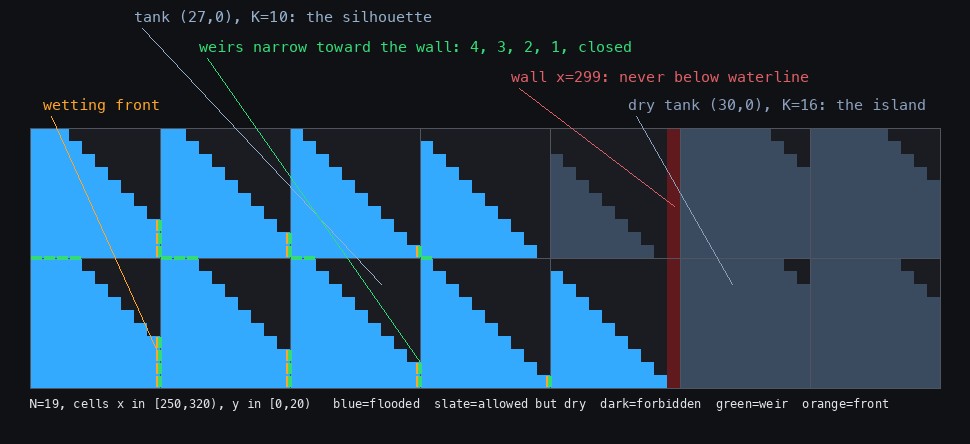

Python code for this plot:
"""Glossary figure: tank, wall, weir, wetting front in one real strip.

Renders x in [250,320), y in [0,20) at N=19 — scale-1 tanks (25,0)..(31,1).
Along the bottom row the budgets K = 19 - ds(a) shrink 12,11,10,9,8 then jump
to 16 at a=30: weirs narrow (v <= K-9 gives 3,2,1,0 open rows), the wall at
x=299 never dips below the waterline, and tank (30,0) sits dry with K=16 —
the canonical island. Output: digitsum_glossary.png.
"""

import numpy as np
from PIL import Image, ImageDraw
from digitsum_lib import ds, load_font

N = 19
X0, X1, Y0, Y1 = 250, 320, 0, 20
CS = 13                       # cell size in px
MARG, TOP = 30, 128           # margins; TOP holds the labels

W = X1 - X0
H = Y1 - Y0

# reachability over [0, X1) x [0, Y1) via the monotone row sweep
dsx = np.fromiter((ds(v) for v in range(X1)), dtype=np.int32, count=X1)
rows = []
R_prev = None
for y in range(Y1):
    A = (dsx + ds(y)) <= N
    if y == 0:
        S = np.zeros(X1, bool)
        S[0] = True
    else:
        S = R_prev & A
    bid = np.cumsum(~A)
    last = np.maximum.accumulate(np.where(S, bid, -1))
    R = A & (last == bid)
    rows.append(R)
    R_prev = R
reach = np.array(rows)                      # [y, x]
allowed = (dsx[None, :] + np.fromiter((ds(y) for y in range(Y1)),
                                      dtype=np.int32, count=Y1)[:, None]) <= N

COL_BG = (16, 17, 21)
COL_FORBID = (26, 28, 34)
COL_WALL = (96, 26, 30)       # the x=299 all-forbidden wall column
COL_DRY = (58, 74, 95)        # allowed but unreached (dry)
COL_WET = (52, 170, 255)      # flooded
COL_WEIR = (52, 220, 120)     # weir crossings (green ticks on seams)
COL_FRONT = (255, 165, 40)    # wetting front (right-edge flooded cells)
COL_GRID = (80, 84, 94)
COL_TEXT = (225, 228, 235)

img = Image.new("RGB", (2 * MARG + W * CS, TOP + H * CS + MARG + 26), COL_BG)
d = ImageDraw.Draw(img)
font = load_font(15)
small = load_font(12)


def px(x, y):
    """Top-left pixel of cell (x, y); y increases upward."""
    return (MARG + (x - X0) * CS, TOP + (Y1 - 1 - y) * CS)


for y in range(Y0, Y1):
    for x in range(X0, X1):
        if reach[y, x]:
            c = COL_WET
        elif allowed[y, x]:
            c = COL_DRY
        elif x == 299:
            c = COL_WALL
        else:
            c = COL_FORBID
        x0, y0 = px(x, y)
        d.rectangle([x0, y0, x0 + CS - 1, y0 + CS - 1], fill=c)

# tank grid lines every 10 cells
for x in range(X0, X1 + 1, 10):
    x0, _ = px(x, 0)
    d.line([(x0, TOP), (x0, TOP + H * CS)], fill=COL_GRID, width=1)
for y in range(Y0, Y1 + 1, 10):
    _, y0 = px(X0, y - 1)
    d.line([(MARG, y0), (MARG + W * CS, y0)], fill=COL_GRID, width=1)

# wetting front: orange marks inside each tank's rightmost flooded column
for y in range(Y0, Y1):
    for x in range(X0, X1):
        if x % 10 == 9 and reach[y, x]:
            x0, y0 = px(x, y)
            d.line([(x0 + CS - 4, y0 + 1), (x0 + CS - 4, y0 + CS - 2)],
                   fill=COL_FRONT, width=2)

# weirs (drawn last so the green stays clean): tick on any seam whose two
# cells are both flooded
for y in range(Y0, Y1):
    for x in range(X0, X1 - 1):
        if x % 10 == 9 and reach[y, x] and reach[y, x + 1]:
            x0, y0 = px(x + 1, y)
            d.line([(x0 - 1, y0 + 1), (x0 - 1, y0 + CS - 2)], fill=COL_WEIR, width=4)
for y in range(Y0, Y1 - 1):
    for x in range(X0, X1):
        if y % 10 == 9 and reach[y, x] and reach[y + 1, x]:
            x0, y0 = px(x, y)
            d.line([(x0 + 1, y0 - 1), (x0 + CS - 2, y0 - 1)], fill=COL_WEIR, width=4)

# call-outs, ordered left to right so leader lines never cross
def callout(text, tip_xy, text_xy, color):
    d.text(text_xy, text, fill=color, font=font)
    tx, ty = text_xy
    d.line([(tx + 8, ty + 20), tip_xy], fill=color, width=1)

cx = lambda x: MARG + (x - X0) * CS  # noqa: E731
callout("wetting front", (cx(260) - 4, TOP + 17 * CS),
        (cx(251), 96), COL_FRONT)
callout("tank (27,0), K=10: the silhouette", (cx(277), TOP + 12 * CS),
        (cx(258), 8), (150, 176, 205))
callout("weirs narrow toward the wall: 4, 3, 2, 1, closed",
        (cx(280), TOP + 18 * CS), (cx(263), 38), COL_WEIR)
callout("wall x=299: never below waterline", (cx(299) + 7, TOP + 6 * CS),
        (cx(287), 68), (222, 96, 102))
callout("dry tank (30,0), K=16: the island", (cx(304), TOP + 12 * CS),
        (cx(296), 96), (140, 160, 190))

d.text((MARG, TOP + H * CS + 8),
       f"N={N}, cells x in [{X0},{X1}), y in [{Y0},{Y1})   "
       "blue=flooded  slate=allowed but dry  dark=forbidden  "
       "green=weir  orange=front", fill=COL_TEXT, font=small)

img.save("digitsum_glossary.png")
print(f"flooded in strip: {int(reach[:, X0:].sum())}, "
      f"allowed-but-dry: {int((allowed[:, X0:] & ~reach[:, X0:]).sum())}")
print("wrote digitsum_glossary.png")
